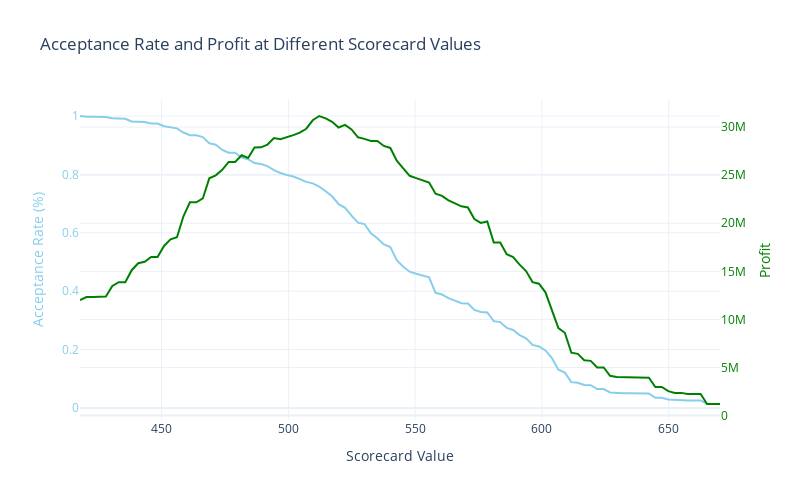

This figure's notebook cell:
### Code cell
import plotly.graph_objects as go
import numpy as np

# Assuming test_final contains the scorecard values in 'score', the target variable 'GB' (1 for default, 0 for non-default),
# and the weight of each record in 'weights'

# Define the thresholds you want to consider for acceptance (e.g., ranging from the minimum to the maximum score)
score_min = test_final['score'].min()
score_max = test_final['score'].max()

# Define expected revenue and cost
expected_revenue = 2000
expected_cost = 52000

# Generate a list of threshold values between the min and max score
thresholds = np.linspace(score_min, score_max, 100)

# Calculate acceptance rate, default rate, and profit for each threshold
acceptance_rates = []
default_rates = []
profits = []

# Calculate the total weight for normalization
total_weight = test_final['_freq_'].sum()

for threshold in thresholds:
    # Select the customers whose score is greater than or equal to the threshold
    accepted = test_final[test_final['score'] >= threshold]
    
    # Calculate the weighted acceptance rate
    accepted_weight = accepted['_freq_'].sum()
    acceptance_rate = accepted_weight / total_weight
    acceptance_rates.append(acceptance_rate)
    
    # Calculate the weighted default rate for the accepted customers
    default_weight = accepted[accepted['GB'] == 1]['_freq_'].sum()
    default_rate = default_weight / accepted_weight if accepted_weight > 0 else 0
    default_rates.append(default_rate)
    
    # Calculate the weighted profit
    accepted_good_weight = accepted[accepted['GB'] == 0]['_freq_'].sum()
    accepted_default_weight = default_weight  # Already calculated above
    
    revenue = accepted_good_weight * expected_revenue
    cost = accepted_default_weight * expected_cost
    profit = revenue - cost
    profits.append(profit)

# Create a Plotly figure
fig = go.Figure()

# Plot Acceptance Rate on the left y-axis
fig.add_trace(go.Scatter(
    x=thresholds,
    y=acceptance_rates,
    mode='lines',
    name='Acceptance Rate (%)',
    line=dict(color='skyblue')
))

# Plot Profit on a separate right y-axis
fig.add_trace(go.Scatter(
    x=thresholds,
    y=profits,
    mode='lines',
    name='Profit',
    line=dict(color='green'),
    yaxis='y2'
))

# Update layout to have dual axes
fig.update_layout(
    title='Acceptance Rate and Profit at Different Scorecard Values',
    xaxis=dict(title='Scorecard Value'),
    yaxis=dict(
        title='Acceptance Rate (%)',
        titlefont=dict(color='skyblue'),
        tickfont=dict(color='skyblue')
    ),
    yaxis2=dict(
        title='Profit',
        titlefont=dict(color='green'),
        tickfont=dict(color='green'),
        overlaying='y',
        side='right'
    ),
    template='plotly_white',
     width = 800,
    height = 500
)

fig.update_layout(showlegend=False)


# Show the plot
fig.show()

### Figure 1 — Plotly figure (JSON) as saved in the notebook; plotly's stock layout.template omitted (floating-point values rounded to 4 significant figures)
{"data": [{"line": {"color": "skyblue"}, "mode": "lines", "name": "Acceptance Rate (%)", "type": "scatter", "x": [417.8, 420.4, 422.9, 425.5, 428.0, 430.6, 433.1, 435.7, 438.2, 440.8, 443.3, 445.9, 448.4, 451.0, 453.5, 456.1, 458.6, 461.2, 463.7, 466.3, 468.8, 471.4, 473.9, 476.5, 479.0, 481.6, 484.1, 486.7, 489.2, 491.8, 494.3, 496.9, 499.4, 502.0, 504.5, 507.1, 509.6, 512.2, 514.7, 517.3, 519.8, 522.4, 524.9, 527.4, 530.0, 532.5, 535.1, 537.6, 540.2, 542.7, 545.3, 547.8, 550.4, 552.9, 555.5, 558.0, 560.6, 563.1, 565.7, 568.2, 570.8, 573.3, 575.9, 578.4, 581.0, 583.5, 586.1, 588.6, 591.2, 593.7, 596.3, 598.8, 601.4, 603.9, 606.5, 609.0, 611.6, 614.1, 616.7, 619.2, 621.8, 624.3, 626.9, 629.4, 632.0, 634.5, 637.1, 639.6, 642.2, 644.7, 647.3, 649.8, 652.4, 654.9, 657.5, 660.0, 662.6, 665.1, 667.7, 670.2], "y": [1, 0.9972, 0.9972, 0.9965, 0.9965, 0.9927, 0.9905, 0.9905, 0.9813, 0.9803, 0.9796, 0.974, 0.974, 0.9648, 0.9619, 0.9578, 0.9435, 0.9342, 0.9342, 0.928, 0.9063, 0.9015, 0.8838, 0.8741, 0.8741, 0.8578, 0.8518, 0.8387, 0.8353, 0.8285, 0.8148, 0.8048, 0.798, 0.7926, 0.7838, 0.7742, 0.7692, 0.7583, 0.7423, 0.725, 0.6978, 0.6856, 0.659, 0.6346, 0.6299, 0.5979, 0.5811, 0.5599, 0.5513, 0.5063, 0.4838, 0.4667, 0.4594, 0.4522, 0.4476, 0.3945, 0.3885, 0.376, 0.3681, 0.3588, 0.3575, 0.3359, 0.3287, 0.3273, 0.2974, 0.294, 0.2745, 0.2672, 0.2494, 0.2383, 0.216, 0.2107, 0.197, 0.171, 0.1309, 0.1211, 0.08841, 0.08645, 0.07869, 0.07804, 0.06492, 0.06492, 0.05323, 0.05127, 0.0506, 0.0506, 0.04996, 0.04996, 0.04996, 0.03495, 0.03495, 0.0291, 0.02716, 0.02716, 0.02587, 0.02587, 0.02587, 0.01357, 0.01357, 0.01357]}, {"line": {"color": "green"}, "mode": "lines", "name": "Profit", "type": "scatter", "x": [417.8, 420.4, 422.9, 425.5, 428.0, 430.6, 433.1, 435.7, 438.2, 440.8, 443.3, 445.9, 448.4, 451.0, 453.5, 456.1, 458.6, 461.2, 463.7, 466.3, 468.8, 471.4, 473.9, 476.5, 479.0, 481.6, 484.1, 486.7, 489.2, 491.8, 494.3, 496.9, 499.4, 502.0, 504.5, 507.1, 509.6, 512.2, 514.7, 517.3, 519.8, 522.4, 524.9, 527.4, 530.0, 532.5, 535.1, 537.6, 540.2, 542.7, 545.3, 547.8, 550.4, 552.9, 555.5, 558.0, 560.6, 563.1, 565.7, 568.2, 570.8, 573.3, 575.9, 578.4, 581.0, 583.5, 586.1, 588.6, 591.2, 593.7, 596.3, 598.8, 601.4, 603.9, 606.5, 609.0, 611.6, 614.1, 616.7, 619.2, 621.8, 624.3, 626.9, 629.4, 632.0, 634.5, 637.1, 639.6, 642.2, 644.7, 647.3, 649.8, 652.4, 654.9, 657.5, 660.0, 662.6, 665.1, 667.7, 670.2], "y": [12000000, 12332000, 12332000, 12376000, 12376000, 13480000, 13872000, 13872000, 15120000, 15840000, 15988000, 16496000, 16496000, 17640000, 18336000, 18548000, 20728000, 22184000, 22184000, 22580000, 24672000, 24980000, 25552000, 26376000, 26376000, 27068000, 26788000, 27884000, 27896000, 28180000, 28852000, 28732000, 28912000, 29160000, 29420000, 29828000, 30708000, 31152000, 30908000, 30544000, 29956000, 30228000, 29752000, 28936000, 28776000, 28548000, 28556000, 28040000, 27832000, 26508000, 25716000, 24936000, 24692000, 24500000, 24236000, 23076000, 22848000, 22384000, 22080000, 21760000, 21640000, 20440000, 20040000, 20180000, 17992000, 18004000, 16776000, 16480000, 15692000, 15036000, 13880000, 13712000, 12816000, 10884000, 9096000, 8612000, 6548000, 6420000, 5752000, 5692000, 5012000, 5012000, 4140000, 4012000, 4004000, 4004000, 3944000, 3944000, 3944000, 2980000, 2980000, 2544000, 2364000, 2364000, 2244000, 2244000, 2244000, 1208000, 1208000, 1208000], "yaxis": "y2"}], "layout": {"height": 500, "showlegend": false, "title": {"text": "Acceptance Rate and Profit at Different Scorecard Values"}, "width": 800, "xaxis": {"title": {"text": "Scorecard Value"}}, "yaxis": {"tickfont": {"color": "skyblue"}, "title": {"font": {"color": "skyblue"}, "text": "Acceptance Rate (%)"}}, "yaxis2": {"overlaying": "y", "side": "right", "tickfont": {"color": "green"}, "title": {"font": {"color": "green"}, "text": "Profit"}}}}
